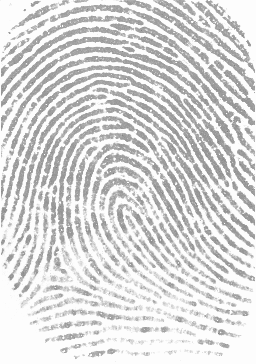
#> input picture A2/DB1_B - Copy/sample_1_1.png, 256 x 364 px, given as the content of the folder DB1_B - Copy/sample_1_1.png, which was not available
$ python -i fingerprint.py   (imports and definitions only)
#> lines starting #> are read from the running program, lines starting #| are printed output that depends on the picture; after the words box and inside, x2 and y2 are one past the last pixel; in counts of white or black regions, pixels touching at a corner belong together; pictures that were not available may be replaced by others from this repository, and a replacement may not be noted
### A2/utils.py
import math
import numpy as np
import cv2 as cv
import urllib.request
import IPython
import base64
import html

# [144 lines left out: functions show, load_from_url, draw_orientations, draw_minutiae, not called in this run]

# Utility function to generate gabor filter kernels

_sigma_conv = (3.0/2.0)/((6*math.log(10))**0.5)
# sigma is adjusted according to the ridge period, so that the filter does not contain more than three effective peaks
def _gabor_sigma(ridge_period):
    return _sigma_conv * ridge_period

def _gabor_size(ridge_period):
    p = int(round(ridge_period * 2 + 1))
    if p % 2 == 0:
        p += 1
    return (p, p)

def gabor_kernel(period, orientation):
    f = cv.getGaborKernel(_gabor_size(period), _gabor_sigma(period), np.pi/2 - orientation, period, gamma = 1, psi = 0)
    f /= f.sum()
    f -= f.mean()
    return f


# Utility functions for minutiae
def angle_abs_difference(a, b):
    return math.pi - abs(abs(a - b) - math.pi)

def angle_mean(a, b):
    return math.atan2((math.sin(a)+math.sin(b))/2, ((math.cos(a)+math.cos(b))/2))

# Utility functions for MCC
# [25 lines left out: functions draw_minutiae_and_cylinder, draw_match_pairs, not called in this run]

### A2/fingerprint.py
from os import path
import subprocess

# [7 lines not run here, left out]

import utils  # Run utils.py for helper functions
import math
import os
import subprocess
import numpy as np
import cv2 as cv
import csv
import matplotlib.pyplot as plt
import streamlit as st
from utils import *
from ipywidgets import interact


# Read Fingerprints in the fingerprint subdirectory
def read_fingerprints(filePath):


    #directoryPath = './A2/DB1_B/'
    #directoryPath = './DB1_B/'
    #directoryPath = './A2/fingerprint/'

    if filePath is not None:

        directoryPath = filePath

    else:

        #directoryPath = './A2/DB1_B'
        directoryPath = './DB1_B'
        #directoryPath = './DB1_B - Copy/'

    fingerprintList = []
    resizedImages = []

    for filename in os.listdir(directoryPath):

        filepath = os.path.join(directoryPath, filename)
        image = cv.imread(filepath, cv.IMREAD_GRAYSCALE)

        if fingerprintList is not None:

            fingerprintList.append((image, filename))

        else:

            print("Failed to Read image of %s\n" % filename)

    return fingerprintList

# Calculate the local gradient for all the fingerprints in the directory
def calc_sobel(fingerprints):

    GxList = []
    GyList = []
    Gx2List = []
    Gy2List = []

    # Calculate the local gradient for each fingerprins in the directory
    for image, filename in fingerprints:

        # Applies the Sobel Filter to the image and append it to the list
        # for the x-direction
        Gx = cv.Sobel(image, cv.CV_32F, 1, 0)
        GxList.append(Gx)

        # Squares the output filtered image and appends it to the list for the
        # x-direction
        Gx2 = Gx**2
        Gx2List.append(Gx2)

        # Applies the Sobel Filter to the image and append it to the list
        # for the y-direction
        Gy = cv.Sobel(image, cv.CV_32F, 0, 1)
        GyList.append(Gy)

        # Squares the output filtered image and appends it to the list for the
        # y-direction
        Gy2 = Gy**2
        Gy2List.append(Gy2)


    GmList = [np.sqrt(x + y) for x, y in zip(Gx2List, Gy2List)]

    return GxList, GyList, Gx2List, Gy2List, GmList


def sum_Gm(GmList):

    sumList = []

    for g in GmList:

        sumGm = cv.boxFilter(g, -1, (25, 25), normalize = False)
        sumList.append(sumGm)

    return sumList

def threshold_mask(sumList):

    thresholdList = []
    maskList = []

    for i in sumList:

        #threshold = i.max() * 0.2
        threshold = i.max() * 0.2
        mask = cv.threshold(i, threshold, 255, cv.THRESH_BINARY)[1].astype(np.uint8)
        maskList.append(mask)

    return maskList

# Calculates the estimation of the local ridge orientation
def ridge_orientation(GxList, GyList, Gx2List, Gy2List):

    W = (23, 23)
    GxxList = []
    GyyList = []
    GxyList = []
    orientationsList = []
    strengthsList = []

    # Applies boxfilter for all fingerprints in the X Gradient List
    for gx2 in Gx2List:

        gxx = cv.boxFilter(gx2, -1, W, normalize = False)
        GxxList.append(gxx)

    # Applies boxfilter for all fingerprints in the Y Gradient List
    for gy2 in Gy2List:

        gyy = cv.boxFilter(gy2, -1, W, normalize = False)
        GyyList.append(gyy)

    # Applies boxfilter after multiplying X and Y gradients
    for gx, gy in zip(GxList, GyList):

        gxy = cv.boxFilter(gx * gy, -1, W, normalize = False)
        GxyList.append(gxy)

    # Substracts each X and Y gradients after being box filtered
    diffGxxGyyList = [gxx - gyy for gxx, gyy in zip(GxxList, GyyList)]

    # Multiplies each element in the GxyList by 2
    G2xyList = [2 * gxy for gxy in GxyList]

    # Sums each X and Y gradients after being box filtered
    sumGxxGyyList = [gxx + gyy for gxx, gyy in zip(GxxList, GyyList)]


    for diffGxxGyy, g2xy in zip(diffGxxGyyList, G2xyList):

        orientations = (cv.phase(diffGxxGyy, -g2xy) + np.pi) / 2 # '-' to adjust for y axis direction
        orientationsList.append(orientations)


    for diffGxxGyy, g2xy, sumGxxGyy, gxx in zip(diffGxxGyyList, G2xyList, \
        sumGxxGyyList, GxxList):

        strengths = np.divide(cv.sqrt(((diffGxxGyy ** 2) + (g2xy ** 2))), \
                              sumGxxGyy, out=np.zeros_like(gxx), \
                                  where=sumGxxGyy !=0)
        strengthsList.append(strengths)

    return orientationsList, strengthsList

def ridge_frequency(fingerprints):

    regionList = []
    blurRegionList = []
    xSigList = []
    locMaxList = []

    for fingerprint, filename in fingerprints:

        w, h = fingerprint.shape
        cropWidth = int(0.3 * w)
        cropHeight = int(0.3 * h)
        endRow = (h - cropHeight) // 2
        startRow = endRow - 80
        cropWidth = int(0.3 * w)
        cropHeight = int(0.3 * h)
        middleColumn = (w - cropWidth) // 2
        startColumn = middleColumn - 25
        endColumn = middleColumn + 25

        region = fingerprint[startRow:endRow, startColumn:endColumn]
        regionList.append(region)

        blurRegion = cv.blur(region, (5,5), -1)
        blurRegionList.append(blurRegion)

        xSignature = np.sum(blurRegion, 1)
        xSigList.append(xSignature)

    for xs in xSigList:

        localMax = np.nonzero(np.r_[False, xs[1:] > xs[:-1]] & \
            np.r_[xs[:-1] >= xs[1:], False])[0]

        locMaxList.append(localMax)

    return regionList, locMaxList, xSigList

def ridge_period(locMaxList):

    distList = []
    ridgePeriodList = []

    for locMax in locMaxList:

        distance = locMax[1:] - locMax[:-1]
        distList.append(distance)

    for distance in distList:

        ridgePeriod = np.average(distance)
        ridgePeriodList.append(ridgePeriod)

    return distList, ridgePeriodList

def gabor_bank(ridgePeriodList):

    orCount = 8
    gaborBankList = []

    for ridgePeriod in ridgePeriodList:

        gaborBank = [gabor_kernel(ridgePeriod, o) for o in np.arange(0, np.pi, np.pi/orCount)]
        gaborBankList.append(gaborBank)

    return gaborBankList

def filter_fingerprint(fingerprints, gaborBankList):

    filteredFPList = []
    nonfilteredFPList = []

    for (fp, filename), gaborBank in zip(fingerprints, gaborBankList):

        nfFP = 255 - fp
        nonfilteredFPList.append(nfFP)

        fFP = np.array([cv.filter2D(nfFP, cv.CV_32F, gb) for gb in gaborBank])
        filteredFPList.append(fFP)

    return filteredFPList, nonfilteredFPList

def enhance_fingerprint(fingerprintsList, filteredFPList, orientationsList, maskList):

    enhancedFPList = []
    xList = []
    yList = []
    orientationIdxList = []
    filteredList = []
    orCount = 8

    for fingerprint, filename in fingerprintsList:

        y, x = np.indices(fingerprint.shape)
        xList.append(x)
        yList.append(y)

    for orientations in orientationsList:

        orientationIdx = np.round(((orientations % np.pi) / np.pi) * orCount).astype(np.int32) % orCount
        orientationIdxList.append(orientationIdx)

    for x, y, fFp, orientationIdx in zip(xList, yList, filteredFPList, orientationIdxList):

        filteredFP = fFp[orientationIdx, y, x]
        filteredList.append(filteredFP)

    for mask, filteredFP, (fingerprint, filename) in zip(maskList, filteredList\
        , fingerprintsList):

        enhancedFP = mask & np.clip(filteredFP, 0, 255).astype(np.uint8)
        enhancedFPList.append((enhancedFP, filename))

    return enhancedFPList

def ridge_lines(enhancedFPList):

    ridgeLinesList = []

    for enhancedFP, filename in enhancedFPList:

        _, ridgeLines = cv.threshold(enhancedFP, 32, 255, cv.THRESH_BINARY)
        ridgeLinesList.append(ridgeLines)

    return ridgeLinesList

def get_skeleton(ridgeLinesList):

    skeletonList = []

    for ridgeLines in ridgeLinesList:

        skeleton = cv.ximgproc.thinning(ridgeLines, thinningType = cv.ximgproc.THINNING_GUOHALL)
        skeletonList.append(skeleton)

    return skeletonList

def compute_crossing_number(values):
    return np.count_nonzero(values < np.roll(values, -1))

def create_cn_filter():

    cnFilter = np.array([[  1,  2,  4],
                      [128,  0,  8],
                      [ 64, 32, 16]
                     ])

    return cnFilter

def get_cn(skeletonList):


    allEightNeighbors = [np.array([int(d) for d in f'{x:08b}'])[::-1] for x in range(256)]
    cnLUT = np.array([compute_crossing_number(x) for x in allEightNeighbors]).astype(np.uint8)

    skeleton01List = []

    for skeleton in skeletonList:

        skeleton01 = np.where(skeleton!=0, 1, 0).astype(np.uint8)
        skeleton01List.append(skeleton01)

    neighbourValsList = []

    for skeleton01 in skeleton01List:

        neighbourVals = cv.filter2D(skeleton01, -1, create_cn_filter(), borderType = cv.BORDER_CONSTANT)
        neighbourValsList.append(neighbourVals)

    cnList = []

    for skeleton, neighbourVals in zip(skeletonList, neighbourValsList):

        cn = cv.LUT(neighbourVals, cnLUT)
        cn[skeleton == 0] = 0
        cnList.append(cn)

    return neighbourValsList, allEightNeighbors, cnList

def get_minutiae(cnList):

    minutiaeList = []

    for cn in cnList:

        minutiae = [(x, y, cn[y, x]==1) for y, x in zip(*np.where(np.isin(cn, [1,3])))]
        minutiaeList.append(minutiae)

    return minutiaeList

def get_mask_distance(maskList):

    maskDistList = []

    for mask in maskList:

        maskDist = cv.distanceTransform(
            cv.copyMakeBorder(mask, 1, 1, 1, 1,
                              cv.BORDER_CONSTANT), cv.DIST_C, 3)[1:-1,1:-1]

        maskDistList.append(maskDist)

    return maskDistList

def get_filt_minutiae(maskDistList, minutiaeList):

    filtMinutiaeList = []

    for maskDist, minutiae in zip(maskDistList, minutiaeList):

        filteredMinutiae = list(filter(lambda m: maskDist[m[1], m[0]]>10,
                                       minutiae))

        filtMinutiaeList.append(filteredMinutiae)

    return filtMinutiaeList

def compute_next_ridge_following_directions(prevDirection, values):

    nextPos = np.argwhere(values!=0).ravel().tolist()

    if len(nextPos) > 0 and prevDirection != 8:
        # There is a previous direction: return all the next directions, sorted
        # according to the distance from it, except the direction, if any,
        # that corresponds to the previous position

        nextPos.sort(key = lambda d: 4 - abs(abs(d - prevDirection) - 4))

        if nextPos[-1] == (prevDirection + 4) % 8: # the direction of the previous position is the opposite one
            nextPos = nextPos[:-1] # removes it

    return nextPos

def create_nd_LUT(allEightNeighbors):

    r2 = 2**0.5 # sqrt(2)

    # The eight possible (x, y) offsets with each corresponding Euclidean distance
    xySteps = [(-1, -1, r2),(0, -1, 1),(1, -1, r2), (1, 0, 1), (1, 1, r2),
               ( 0, 1, 1), (-1, 1, r2),(-1, 0, 1)]

    ndLUT = [[compute_next_ridge_following_directions(pd, x) for pd in
              range(9)] for x in allEightNeighbors]

    return xySteps, ndLUT


class MinutiaeDirections:

    def __init__(self, neighbourValsList, ndLUT, cnList, xySteps, fpList):

        self.neighbourValsList = neighbourValsList
        self.ndLUT = ndLUT
        self.cnList = cnList
        self.xySteps = xySteps
        self.fpList = fpList

    def follow_ridge_and_compute_angle(self, valTuple, x, y, d = 8):

        ndLUT = self.ndLUT
        xySteps = self.xySteps
        neighbourVals, cn = valTuple
        px, py = x, y
        length = 0.0

        # [4 lines of commented-out code are left out]


        while length < 20: # max length followed

            nextDirections = ndLUT[neighbourVals[py,px]][d]

            if len(nextDirections) == 0:

                break

            # Need to check ALL possible next directions
            if (any(cn[py + xySteps[nd][1], px + xySteps[nd][0]] != 2 for nd
                    in nextDirections)):

                break # another minutia found: we stop here

            # Only the first direction has to be followed

            d = nextDirections[0]
            ox, oy, l = xySteps[d]

            px += ox ; py += oy ; length += l

        return math.atan2(-py+y, px-x) if length >= 10 else None

    def valid_minutiae(self, filtMinutiaeList):

        ndLUT = self.ndLUT
        neighbourValsList = self.neighbourValsList
        cnList = self.cnList
        xySteps = self.xySteps
        fpList = self.fpList

        validMinutiaeList = []

        for filteredMinutiae, neighbourVals, cn, (fingerprints, filename) \
            in zip(filtMinutiaeList, neighbourValsList, cnList, fpList):

            validMinutiae = []

            for (x, y, term) in filteredMinutiae:


                d = None

                if term: # termination: simply follow and compute the direction

                    d = self.follow_ridge_and_compute_angle((neighbourVals, cn)
                                                       , x, y)


                else: # bifurcation: follow each of the three branches

                    # 8 means: no previous direction

                    dirs = ndLUT[neighbourVals[y,x]][8]

                    if len(dirs)==3: # only if there are exactly three branches

                        angles = [self.follow_ridge_and_compute_angle \
                                ((neighbourVals, cn), x + xySteps[d][0], \
                                    y + xySteps[d][1], d) for d in dirs]

                        if all(a is not None for a in angles):

                            a1, a2 = min(((angles[i], \
                                        angles[(i + 1) % 3]) \
                                        for i in range(3)), key=lambda \
                                        t: angle_abs_difference(t[0], t[1]))


                            d = angle_mean(a1, a2)

                if d is not None:

                    validMinutiae.append((x, y, term, d))

            validMinutiaeList.append((validMinutiae, filename))

        return validMinutiaeList

class LocalStructs:

    def __init__ (self, validMinutiaeList):

        self.mccRadius = 70
        self.mccSize = 16
        self.g = 2 * self.mccRadius / self.mccSize
        self.x = np.arange(self.mccSize) * self.g - (self.mccSize / 2) * \
            self.g + self.g / 2
        self.y = self.x[..., np.newaxis]
        self.iy, self.ix = np.nonzero(self.x**2 + self.y**2 <= \
            self.mccRadius**2)
        self.refCellCoords = np.column_stack((self.x[self.ix], self.x[self.iy]))
        self.mccSigmaS = 7.0
        self.mccTauPsi = 400.0
        self.mccMuPsi = 1e-2

        self.validMinutiaeList = validMinutiaeList

    def Gs(self, tSqr):
        # Gaussian function with zero mean and mcc_sigma_s standard deviation,
        # see eq. (7) in MCC paper
        return np.exp(-0.5 * tSqr / (self.mccSigmaS**2)) / (math.tau**0.5 * self.mccSigmaS)

    def Psi(self, v):
        # Sigmoid function that limits the contribution of dense minutiae
        # clusters, see eq. (4)-(5) in MCC paper
        return 1. / (1. + np.exp(-self.mccTauPsi * (v - self.mccMuPsi)))

    # [6 lines left out: function thread_calc_cell_coords, not called in this run]

    def create_local_structs(self):

        xydList = []

        for validMinutiae, _ in self.validMinutiaeList:

            xyd = np.array([(x, y, d) for x, y, _, d in validMinutiae])
            xydList.append(xyd)

        dCosList = []
        dSinList = []

        for xyd in xydList:

            dCos, dSin = np.cos(xyd[:, 2]).reshape((-1, 1, 1)), \
                np.sin(xyd[:, 2]).reshape((-1, 1, 1))

            dCosList.append(dCos)
            dSinList.append(dSin)

        rotList = []

        for dCos, dSin in zip(dCosList, dSinList):

            rot = np.block([[dCos, dSin], [-dSin, dCos]])
            rotList.append(rot)

        xyList = []

        for xyd, (_, filename) in zip(xydList, self.validMinutiaeList):

            xy = xyd[:, :2]
            xyList.append((xy, filename))


        localStructsList = []
        distsList = []

        for (xy, filename), rot in zip(xyList, rotList):

            cellCoords = np.transpose(rot@self.refCellCoords.T + \
                xy[:, :, np.newaxis], [0, 2, 1])

            dists = np.sum((cellCoords[:, :, np.newaxis, :] - xy) ** 2, -1)
            cs = self.Gs(dists)
            diagIndices = np.arange(cs.shape[0])
            cs[diagIndices, :, diagIndices] = 0
            localStructs = self.Psi(np.sum(cs, -1))
            localStructsList.append((localStructs, filename))

        return localStructsList

class CompareFingerprint:

    # [5 lines left out: function __init__, not called in this run]

    def compare_fingerprints(self, target):
        pass

# [6 lines left out: function print_wd, not called in this run]

def analyse_fingerprints(filepath):

#> called with filepath = 'DB1_B - Copy/sample_1_1.png'
    fingerprintsList = read_fingerprints(filepath)
#> in read_fingerprints, image is the input picture: shape (364, 256); min 119, max 253, mean 218
#> fingerprintsList = 1 item
    GxList, GyList, Gx2List, Gy2List, GmList = calc_sobel(fingerprintsList)
#> the loop in calc_sobel, `for image, filename in fingerprints:` made 1 pass
#> filename on pass 1: 'sample_1_1.png'
#> GxList = 1 item; GyList = 1 item; Gx2List = 1 item; Gy2List = 1 item; GmList = 1 item
    sumGm = sum_Gm(GmList)
#> the loop in sum_Gm, `for g in GmList: ` made 1 pass
#> sumGm = 1 item
    maskList = threshold_mask(sumGm)
#> the loop in threshold_mask, `for i in sumList:` made 1 pass
#> threshold on pass 1: 27184.2
#> pass 1, in threshold_mask, `mask = cv.threshold(i, threshold, 255, cv.THRESH_BINARY)[1].astype(np...`:
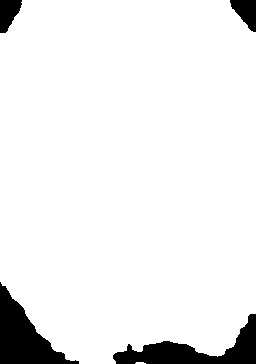
#> mask: shape (364, 256); 93% white; 4 black regions, box (x1, y1, x2, y2) and area: (0, 282, 79, 364) 2783, (113, 314, 256, 364) 2694, (230, 0, 256, 32) 525, (0, 0, 22, 33) 503
#> maskList = 1 item
    orientationsList, strengthsList = ridge_orientation(GxList, GyList,\
        Gx2List, Gy2List)
#> the loop in ridge_orientation, `for gx2 in Gx2List: ` made 1 pass
#> the loop in ridge_orientation, `for gy2 in Gy2List: ` made 1 pass
#> the loop in ridge_orientation, `for gx, gy in zip(GxList, GyList): ` made 1 pass
#> the loop in ridge_orientation, `for diffGxxGyy, g2xy in zip(diffGxxGyyList, G2xyList): ` made 1 pass
#> pass 1, in ridge_orientation, `orientations = (cv.phase(diffGxxGyy, -g2xy) + np.pi) / 2 # '-' to adju..`:
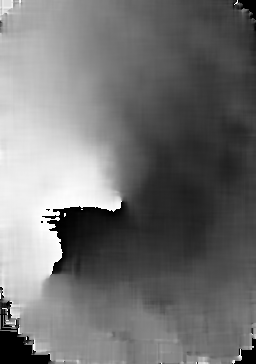
#> orientations: shape (364, 256) float32; min 1.57, max 4.71, mean 2.98; drawn with min black and max white
#> the loop in ridge_orientation, `for diffGxxGyy, g2xy, sumGxxGyy, gxx in zip(diffGxxGyyList, G2xyList, ..` made 1 pass
#> pass 1, in ridge_orientation, `strengths = np.divide(cv.sqrt(((diffGxxGyy ** 2) + (g2xy ** 2))), \ su..`:
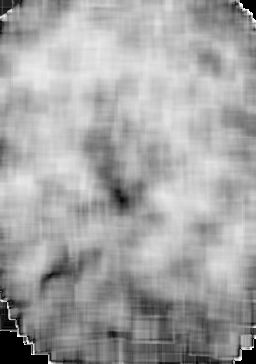
#> strengths: shape (364, 256) float32; min 0, max 1, mean 0.645
#> orientationsList = 1 item; strengthsList = 1 item

    regionList, locMaxList, xSigList = ridge_frequency(fingerprintsList)
#> the loop in ridge_frequency, `for fingerprint, filename in fingerprints: ` made 1 pass
#> (filename, w, h, endRow, startRow, middleColumn) on pass 1: ('sample_1_1.png', 364, 256, 90, 10, 127)
#> the loop in ridge_frequency, `for xs in xSigList: ` made 1 pass
#> localMax on pass 1: [3, 14, 25, 35, 44, 54, 62, 70]
#> after the loop in ridge_frequency, `for xs in xSigList:`: locMaxList = [[3, 14, 25, 35, 44, 54, 62, 70]]
#> regionList = 1 item; locMaxList = [[3, 14, 25, 35, 44, 54, 62, 70]]; xSigList = 1 item
    distanceList, ridgePeriodList = ridge_period(locMaxList)
#> the loop in ridge_period, `for locMax in locMaxList: ` made 1 pass
#> (locMax, distance) on pass 1: ([3, 14, 25, 35, 44, 54, 62, 70], [11, 11, 10, 9, 10, 8, 8])
#> after the loop in ridge_period, `for locMax in locMaxList:`: distList = [[11, 11, 10, 9, 10, 8, 8]]
#> the loop in ridge_period, `for distance in distList: ` made 1 pass
#> (distance, ridgePeriod) on pass 1: ([11, 11, 10, 9, 10, 8, 8], 9.57)
#> after the loop in ridge_period, `for distance in distList:`: ridgePeriodList = [9.57]
#> distanceList = [[11, 11, 10, 9, 10, 8, 8]]; ridgePeriodList = [9.57]
    gaborBankList = gabor_bank(ridgePeriodList)
#> the loop in gabor_bank, `for ridgePeriod in ridgePeriodList: ` made 1 pass
#> ridgePeriod on pass 1: 9.57
#> after the loop in gabor_bank, `for ridgePeriod in ridgePeriodList:`: gaborBankList = 1 item
#> gaborBankList = 1 item
    fFPList, nfFBList = filter_fingerprint(fingerprintsList, gaborBankList)
#> the loop in filter_fingerprint, `for (fp, filename), gaborBank in zip(fingerprints, gaborBankList): ` made 1 pass
#> pass 1, in filter_fingerprint, `nfFP = 255 - fp`:
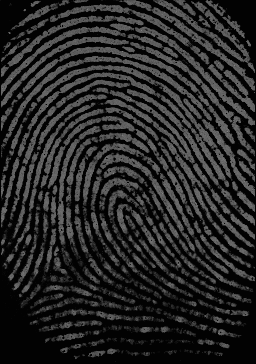
#> nfFP: shape (364, 256); min 2, max 136, mean 37
#> fFPList = 1 item; nfFBList = 1 item
    enhancedFPList = enhance_fingerprint(fingerprintsList, fFPList, \
        orientationsList, maskList)
#> the loop in enhance_fingerprint, `for fingerprint, filename in fingerprintsList: ` made 1 pass
#> the loop in enhance_fingerprint, `for orientations in orientationsList: ` made 1 pass
#> pass 1, in enhance_fingerprint, `orientationIdx = np.round(((orientations % np.pi) / np.pi) * orCount)...`:
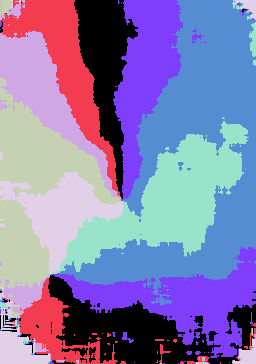
#> orientationIdx: shape (364, 256) int32; 8 distinct labels, from 0 to 7; one colour per label, 0 black
#> the loop in enhance_fingerprint, `for x, y, fFp, orientationIdx in zip(xList, yList, filteredFPList, ori..` made 1 pass
#> pass 1, in enhance_fingerprint, `filteredFP = fFp[orientationIdx, y, x]`:
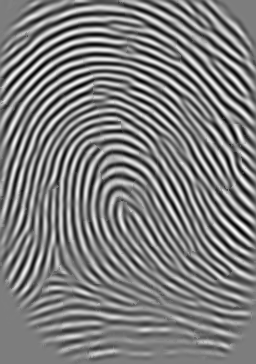
#> filteredFP: shape (364, 256) float32; min -734.3, max 752.4, mean 0; drawn with min black and max white
#> the loop in enhance_fingerprint, `for mask, filteredFP, (fingerprint, filename) in zip(maskList, filtere..` made 1 pass
#> pass 1, in enhance_fingerprint, `enhancedFP = mask & np.clip(filteredFP, 0, 255).astype(np.uint8)`:
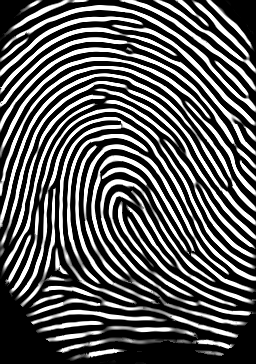
#> enhancedFP: shape (364, 256); min 0, max 255, mean 89.5
#> enhancedFPList = 1 item
#> (the rest of the program and of its run is left out)
